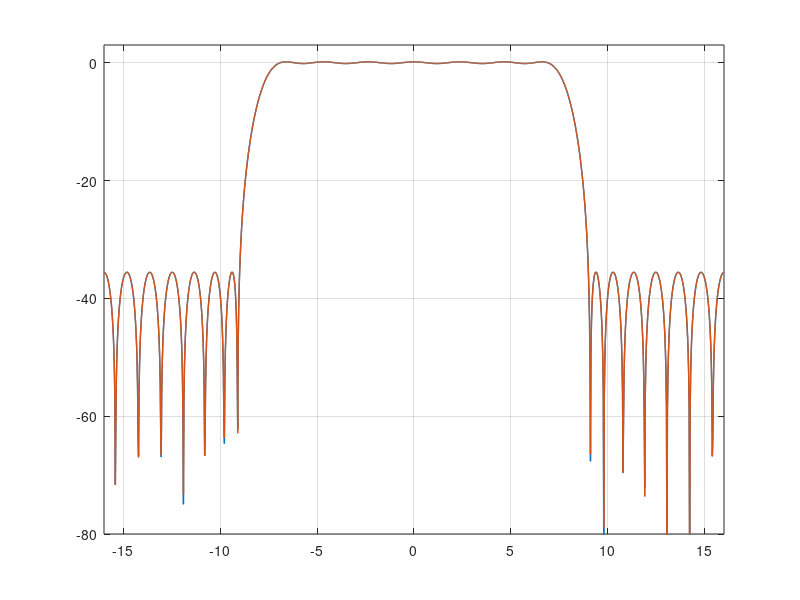

MATLAB code to generate this figure:
fs = 32e3;
f1=7e3;
f2=9e3;
N=27
% design filter using Parks-McClellan method 
% note MATLAB specify N-1 for PM design
hh=firpm(N-1,[0 f1 f2 fs/2]/(fs/2), [1 1 0 0], [1 1]);

figure
[fr_hh, f]=freqz(hh,1, -pi:1/200:pi-1/200);

plot(f*(fs/(2*pi)./1000), 20*log10(abs(fr_hh)),'linewidth',1);
% convert to fixed point
hold on;grid on

hhf = round(hh*32768)

[fr_hhf, f]=freqz(hhf./32768,1, -pi:1/200:pi-1/200);
plot(f*(fs/(2*pi)./1000), 20*log10(abs(fr_hhf)),'linewidth',1);
xlim([-fs/2/1000 fs/2/1000])
ylim([-80 3])
